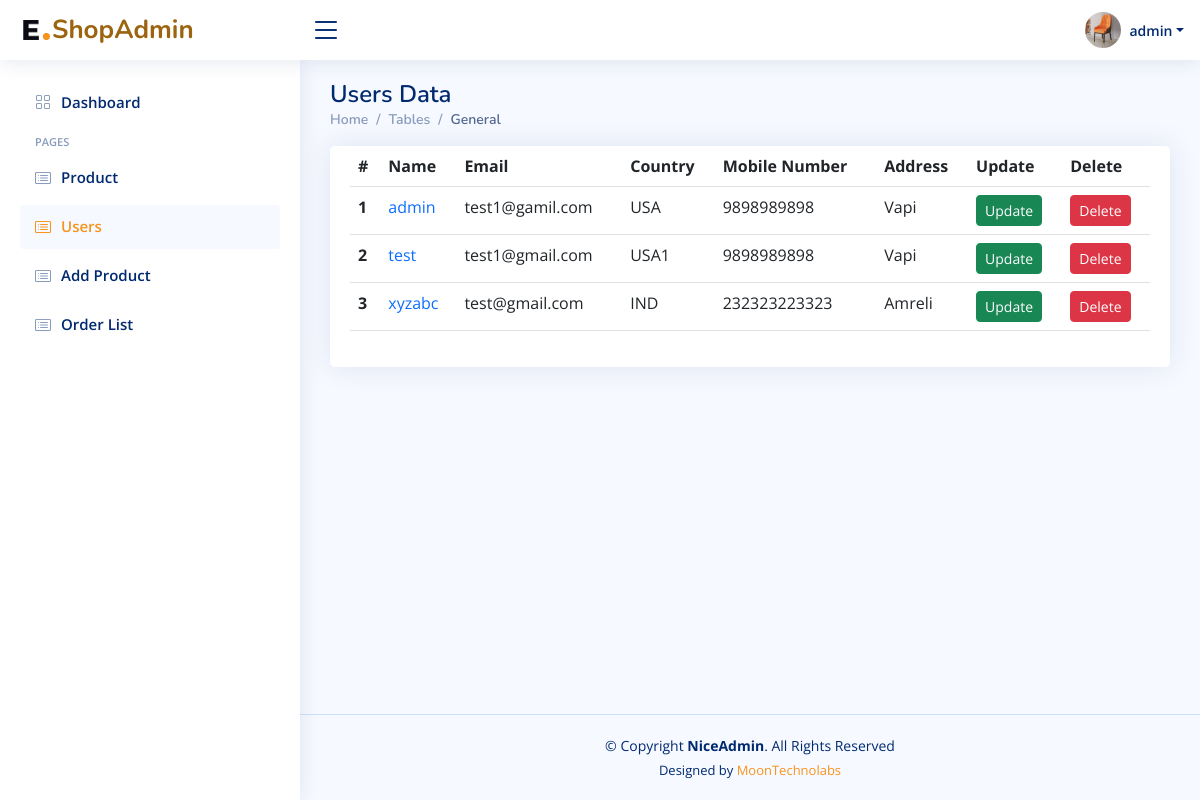
The page /users/ (signed in) on the database as committed earlier.
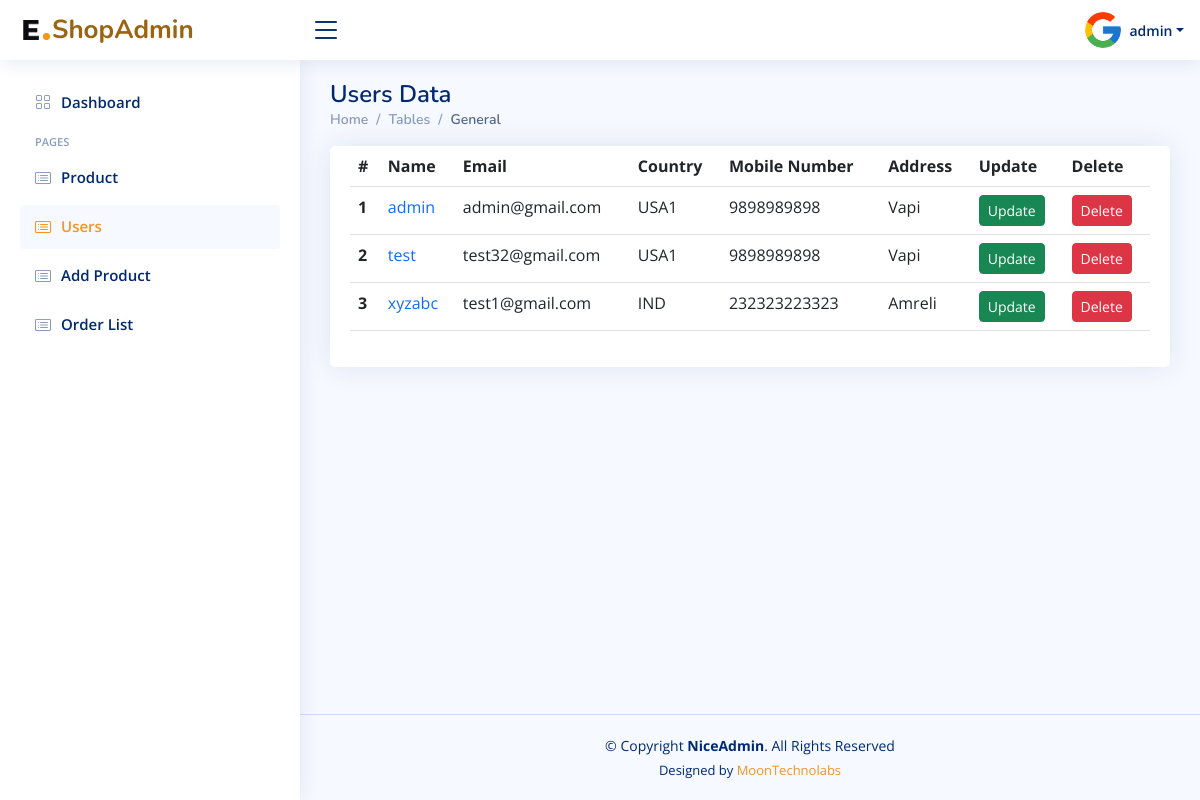
The same page on the database as committed later.
### app/models.py (models this page shows, shortened)
class CustomUser(AbstractUser):
    name = models.CharField(max_length=100)
    email = models.EmailField(unique=True)

class UserProfile(models.Model):
    user = models.OneToOneField(settings.AUTH_USER_MODEL, on_delete=models.CASCADE)
    profile_pic = models.ImageField(upload_to='profile_pic/', default = 'profile_pic/userprofile.jpg')
    about = models.TextField(blank=True)
    job_title = models.CharField(max_length=200, blank=True)
    country = models.CharField(max_length=100, blank=True)
    address = models.CharField(max_length=200, blank=True)
    mobile_number = models.CharField(max_length=20, blank=True)

### app/views.py (the view)
# urls.py: path('users/',views.user, name='user'),
@superuser_required
def user(request):
    products = Product.objects.all()
    orders = Order.objects.all()
    users = CustomUser.objects.all()
    context = {'products': products,'users':users,'orders':orders}
    return render(request,'user_list.html',context)

### app/templatetags/custom_tags.py (called while the page is built)
@register.filter
def starts_with(value, arg):
    return value.startswith(arg)

### app/views.py (called while the page is built)
def superuser_required(view_func):
    @wraps(view_func)
    def _wrapped_view(request, *args, **kwargs):
        if request.user.is_authenticated and request.user.is_superuser:
            return view_func(request, *args, **kwargs)
        else:
            return redirect('user-home')
    return _wrapped_view

### templates/user_list.html (shortened to what this page needs)
{% extends 'base.html' %}
{% block content %}
<div class="pagetitle">
    <h1>Users Data</h1>
    <nav>
      <ol class="breadcrumb">
        <li class="breadcrumb-item"><a href="{% url 'home' %}">Home</a></li>
        <li class="breadcrumb-item">Tables</li>
        <li class="breadcrumb-item active">General</li>
      </ol>
    </nav>
  </div>
  <section class="section">
    <div class="row">
      <div class="col-lg-12">
        <div class="card">
          <div class="card-body">
            <table class="table table-hover">
              <thead>
                <tr>
                  <th scope="col">#</th>
                  <th scope="col">Name</th>
                  <th scope="col">Email</th>
                  <th scope="col">Country</th>
                  <th scope="col">Mobile Number</th>
                  <th scope="col">Address</th>
                  <th scope="col">Update</th>
                  <th scope="col">Delete</th>
                </tr>
              </thead>
              <tbody>
                {% for user in users %}
                <tr>
                  <th scope="row">{{ forloop.counter }}</th>
                  <td><a href="{% url 'user-profile' user.id %}" class="text-primary">{{ user.username }}</a></td>
                  <td>{% if user.email %}{{ user.email }}{% else %}-{% endif %}</td>
                  <td>{% if user.userprofile.country %}{{ user.userprofile.country }}{% else %}-{% endif %}</td>
                  <td>{% if user.userprofile.mobile_number %}{{ user.userprofile.mobile_number }}{% else %}-{% endif %}</td>
                  <td>{% if user.userprofile.address %}{{ user.userprofile.address }}{% else %}-{% endif %}</td>
                  <td>
                    <a href="{% url 'user-profile' user.id %}" class="btn btn-success btn-sm" role="button">Update</a>
                  </td>
                  <td>
                    <form method="post" action="{% url 'custom-user-delete' user.id %} ">
                      <button type="submit" class="btn btn-danger btn-sm" onclick="return confirm('Are you sure you want to delete this USer?')" >Delete</button>
                    </form>
                  </td>
                </tr>
              {% endfor %}
             </tbody>
            </table>
          </div>
        </div>
      </div>
    </div>
  </section>
{% endblock %}

### templates/base.html (shortened to what this page needs)
<!DOCTYPE html>
<html lang="en">
  <head>
    {% load static %}
    {% load custom_tags %}
    <link href="{% static 'assets/vendor/bootstrap/css/bootstrap.min.css' %}" rel="stylesheet">
    <link href="{% static 'assets/vendor/bootstrap-icons/bootstrap-icons.css' %}" rel="stylesheet">
    <link href="{% static 'assets/vendor/boxicons/css/boxicons.min.css' %}" rel="stylesheet">
    <link href="{% static 'assets/vendor/quill/quill.snow.css' %}" rel="stylesheet">
    <link href="{% static 'assets/vendor/quill/quill.bubble.css' %}" rel="stylesheet">
    <link href="{% static 'assets/vendor/remixicon/remixicon.css' %}" rel="stylesheet">
    <link href="{% static 'assets/vendor/simple-datatables/style.css' %}" rel="stylesheet">
    <link rel="stylesheet" type="text/css" href="{% static 'assets/css/style.css' %}">
</head>
<body>
  <header id="header" class="header fixed-top d-flex align-items-center">
    <div class="d-flex align-items-center justify-content-between">
      <a href="{% url 'home' %}" class="logo d-flex align-items-center">
        <img src="{% static '/assets/img/favicon1.png' %}" alt="">
        <span class="d-none d-lg-block">ShopAdmin</span>
      </a>
      <i class="bi bi-list toggle-sidebar-btn"></i>
    </div>
    <nav class="header-nav ms-auto">
      <ul class="d-flex align-items-center">
           <li class="nav-item dropdown pe-3">
          <a class="nav-link nav-profile d-flex align-items-center pe-0" href="#" data-bs-toggle="dropdown">
            <img src="{{ request.user.userprofile.profile_pic.url }}" alt="Profile" class="rounded-circle">
            <span class="d-none d-md-block dropdown-toggle ps-2">{{ request.user.username }}</span>
          </a>
        </li>
      </ul>
    </nav>
  </header>
     {% if request.user.is_superuser %}
  <aside id="sidebar" class="sidebar">
    <ul class="sidebar-nav" id="sidebar-nav">
      <li class="nav-item">
        <a class="nav-link {% if request.path == '/' %}{% else %} collapsed{% endif %}" href="{% url 'home' %}">
          <i class="bi bi-grid"></i>
          <span>Dashboard</span>
        </a>
      </li>
      <li class="nav-heading">Pages</li>
      <li class="nav-item">
        <a class="nav-link{% if request.path|starts_with:'/products/' %}{% else %} collapsed{% endif %}" href="{% url 'product-list' %}">
            <i class="bi bi-card-list"></i>
            <span>Product </span>
        </a>
    </li>
      <li class="nav-item">
        <a class="nav-link{% if request.path|starts_with:'/users/' %}{% else %} collapsed{% endif %}" href="{% url 'user' %}">
          <i class="bi bi-card-list"></i>
          <span>Users</span>
        </a>
      </li>
      <li class="nav-item">
        <a class="nav-link {% if request.path|starts_with:'/add_product/' %}{% else %} collapsed{% endif %}" href="{% url 'add_product' %}">
          <i class="bi bi-card-list"></i>
          <span>Add Product</span>
        </a>
      </li>
      <li class="nav-item">
        <a class="nav-link {% if request.path|starts_with:'/orders/' %}{% else %} collapsed{% endif %}" href="{% url 'admin-order-list' %}">
          <i class="bi bi-card-list"></i>
          <span>Order List</span>
        </a>
      </li>
    </ul>
  </aside>
 {% endif %}
  <main id="main" class="main">
            {% block content %}{% endblock %}
  </main>
  <footer id="footer" class="footer">
    <div class="copyright">
      &copy; Copyright <strong><span>NiceAdmin</span></strong>. All Rights Reserved
    </div>
    <div class="credits">
      Designed by <a href="https://www.moontechnolabs.com/">MoonTechnolabs</a>
    </div>
  </footer>
</body>
</html>

Rows that differ between the two databases and show on the page:
changed CustomUser "admin": user.userprofile.profile_pic: a different picture; email "test1@gamil.com" → "admin@gmail.com"; userprofile.country "USA" → "USA1"
changed CustomUser "test": email "test1@gmail.com" → "test32@gmail.com"
changed CustomUser "xyzabc": email "test@gmail.com" → "test1@gmail.com"
